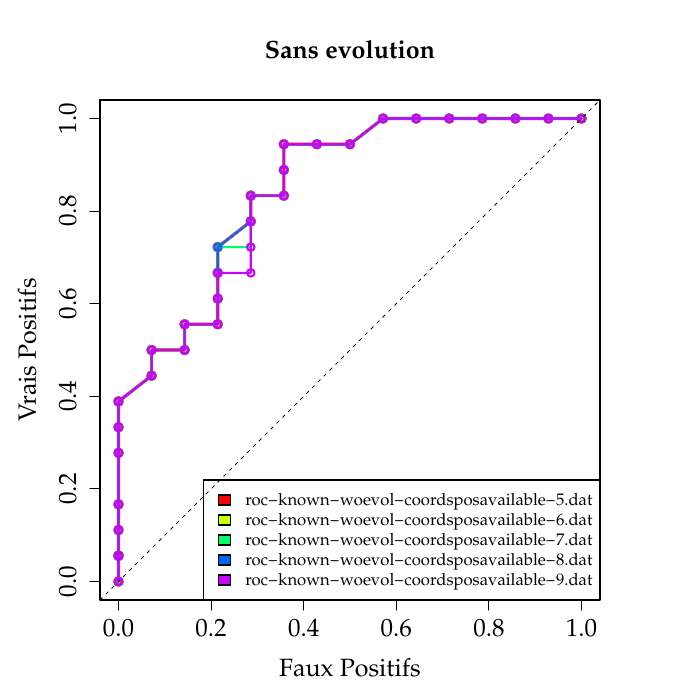

Source code (R):
#!/usr/bin/Rscript
pdf("roc-all.pdf", family="Palatino")
par(mar=c(5,5,5,5))

filesevol <- list.files(path='evol',pattern='*.dat',full.names=TRUE)
#filesevol <- 'evol/roc-h6.dat'
filesref <- list.files(path='.',pattern='*-[0-9].dat',full.names=FALSE)
#legend<-c("MEF3 reference","MEF3 avec evolution (h6)")

files <- filesref
cols <- rainbow(length(files))
for (i in 1:length(files)){
    inp<-scan(files[[i]],list(thres=0,FP=0,TP=0))
    attach(inp)
    if (i==1)
        plot(FP,
             TP,
             lwd = 3,
             type = "o",
             col = cols[i],
             xlab = "Faux Positifs",
             ylab = "Vrais Positifs", 
             main = "Sans evolution",
             cex.main = 1.5,
             cex.axis = 1.5,
             cex.lab = 1.5,
             xlim = c(0,1),
            ylim = c(0,1)
            )
    else
        points(FP,TP,lwd=2,type="o",col=cols[i])
    detach(inp)
}
abline(0,1,lty="dashed")
legend <- files
legend("bottomright",legend,fill=cols, cex=1)


files <- filesevol
cols <- rainbow(length(files))
for (i in 1:length(files)){
    inp<-scan(files[[i]],list(thres=0,FP=0,TP=0))
    attach(inp)
    if (i==1)
        plot(FP,
             TP,
             lwd = 3,
             type = "o",
             col = cols[i],
             xlab = "Faux Positifs",
             ylab = "Vrais Positifs", 
             main = "Avec evolution",
             cex.main = 1.5,
             cex.axis = 1.5,
             cex.lab = 1.5,
             xlim = c(0,1),
            ylim = c(0,1)
            )
    else
        points(FP,TP,lwd=2,type="o",col=cols[i])
    detach(inp)
}
abline(0,1,lty="dashed")
legend <- files
legend("bottomright",legend,fill=cols, cex=1)
q()
